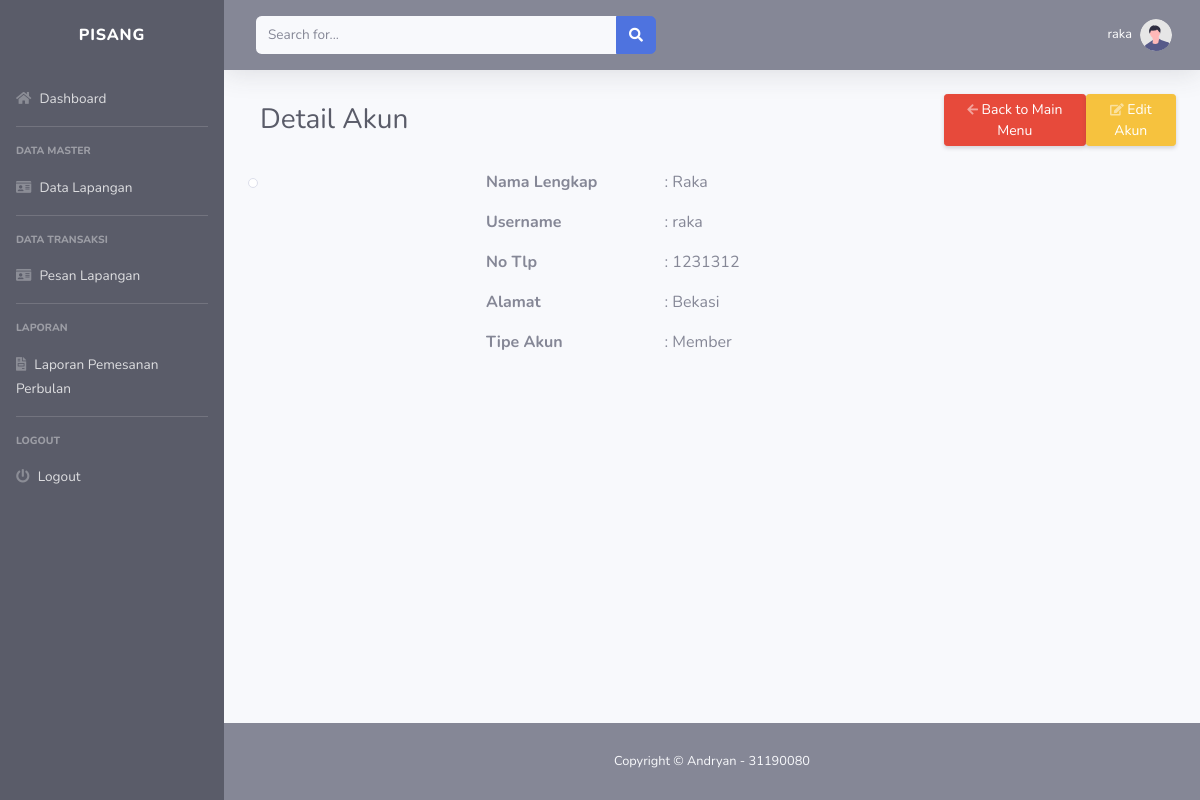
The page /usr/detail_akun.php (signed in) on the database its author committed.
### tables this page shows
CREATE TABLE `data_user` (
  `id_user` int(8) NOT NULL,
  `nama_user` varchar(100) NOT NULL,
  `no_tlp` varchar(16) NOT NULL,
  `alamat` varchar(255) NOT NULL,
  `tipe_akun` varchar(16) NOT NULL,
  `username` varchar(16) NOT NULL,
  `password` varchar(16) NOT NULL
);

### usr/detail_akun.php (the view, shortened to what this page needs)
<?php
include '../function.php';
$idUser = $_SESSION['idUser'];
$getData = mysqli_query($conn, "SELECT * FROM data_user WHERE id_user='$idUser'");
$data = mysqli_fetch_array($getData);
$namaLengkap = $data['nama_user'];
$noTlp = $data['no_tlp'];
$username = $data['username'];
$alamat = $data['alamat'];
$tipeAkun = $data['tipe_akun'];
?>
<!DOCTYPE html>
<html lang="en">
    <head>
        <?php include "../layout/header.php"; ?>
    </head>
    <body id="page-top">
        <div id="wrapper">
            <?php include "sidebar.php"; ?>
            <div id="content-wrapper" class="d-flex flex-column">
                <div id="content">
                    <?php include "../layout/topbar.php"?>
                    <div class="container-fluid">
                        <div class="d-sm-flex align-items-center justify-content-between mb-4">
                            <h1 class="h3 mb-0 text-gray-800 col-md-9">Detail Akun</h1>
                            <a href="index.php" class="d-none d-sm-inline-block btn btn-sm btn-danger shadow-sm" role="button">
                                <i class="fas fa-arrow-left fa-sm text-white-50"></i>
                                Back to Main Menu
                            </a>
                            <a href="#" class="d-none d-sm-inline-block btn btn-sm btn-warning shadow-sm" role="button" data-toggle="modal" data-target="#editAccount<?= $idUser; ?>">
                                <i class="fas fa-edit fa-sm text-white-50"></i> Edit
                                Akun
                            </a>
                        </div>
                        <div class="row">
                            <div class="col-lg-3 col-md-4 xs-margin-30px-bottom">
                                <div class="team-single-img">
                                    <img class="img-thumbnail" src="https://bootdey.com/img/Content/avatar/avatar7.png" alt="" style="width: 75%"/>
                                </div>
                            </div>
                            <div class="col-lg-9 col-md-8">
                                <div class="team-single-text padding-30px-left sm-no-padding-left">
                                    <div class="contact-info-section margin-40px-tb">
                                        <div class="row">
                                            <div class="col-md-3 col-3">
                                                <strong class="margin-10px-left text-orange">
                                                    Nama Lengkap
                                                </strong>
                                            </div>
                                            <div class="col-md-5 col-5">
                                                <p>
                                                    : <?= ucwords($namaLengkap); ?>
                                                </p>
                                            </div>
                                        </div>
                                        <div class="row">
                                            <div class="col-md-3 col-3">
                                                <strong class="margin-10px-left text-yellow">
                                                    Username
                                                </strong>
                                            </div>
                                            <div class="col-md-5 col-5">
                                                <p>
                                                    : <?= $username; ?>
                                                </p>
                                            </div>
                                        </div>
                                        <div class="row">
                                            <div class="col-md-3 col-3">
                                                <strong class="margin-10px-left text-green">
                                                    No Tlp
                                                </strong>
                                            </div>
                                            <div class="col-md-5 col-5">
                                                <p>
                                                    : <?= $noTlp; ?>
                                                </p>
                                            </div>
                                        </div>
                                        <div class="row">
                                            <div class="col-md-3 col-3">
                                                <strong class="margin-10px-left text-green">
                                                    Alamat
                                                </strong>
                                            </div>
                                            <div class="col-md-5 col-5">
                                                <p>
                                                    : <?= $alamat; ?>
                                                </p>
                                            </div>
                                        </div>
                                        <div class="row">
                                            <div class="col-md-3 col-3">
                                                <strong class="margin-10px-left xs-margin-four-left text-purple">
                                                    Tipe Akun
                                                </strong>
                                            </div>
                                            <div class="col-md-5 col-5">
                                                <p>
                                                    : <?= ucwords($tipeAkun); ?>
                                                </p>
                                            </div>
                                        </div>
                                    </div>
                                </div>
                            </div>
                        </div>
                    </div>
                </div>
                <?php include "../layout/footer.php"; ?>
            </div>
        </div>
    </body>
</html>

### rows shown on the page
data_user: nama_user "Raka", username "raka", no_tlp "1231312", alamat "Bekasi", tipe_akun "Member"

### other values the page prints
$_SESSION['nama'] "raka"
